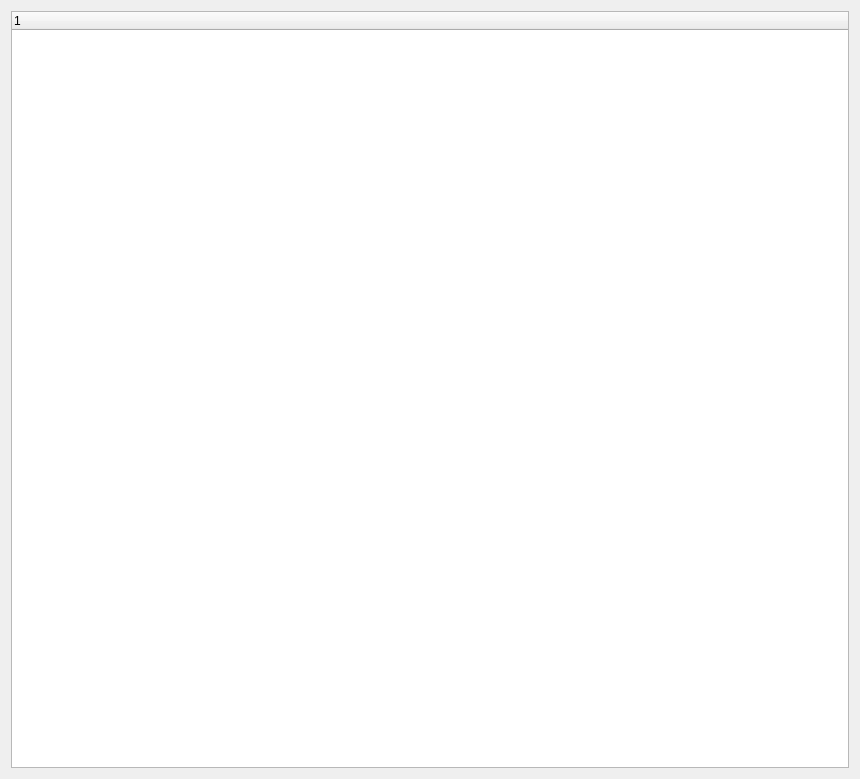
<?xml version="1.0" encoding="UTF-8"?>
<ui version="4.0">
 <class>PjTree</class>
 <widget class="QWidget" name="PjTree">
  <property name="geometry">
   <rect>
    <x>0</x>
    <y>0</y>
    <width>860</width>
    <height>779</height>
   </rect>
  </property>
  <property name="windowTitle">
   <string>Dialog</string>
  </property>
  <layout class="QVBoxLayout" name="verticalLayout">
   <item>
    <widget class="PjTreeWidget" name="pjTreeWidget"/>
   </item>
  </layout>
 </widget>
 <customwidgets>
  <customwidget>
   <class>PjTreeWidget</class>
   <extends>QTreeWidget</extends>
   <header>../../../code/keilProject/pjtreewidget.h</header>
  </customwidget>
 </customwidgets>
 <resources/>
 <connections/>
</ui>
